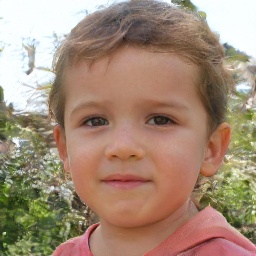
#> input picture datasets/fake/Fake pictures (train)/ZQSLVIEG4A.jpg, 256 x 256 px; its folder holds only this picture in this run
$ python -i ocular.py   (imports and definitions only)
#> lines starting #> are read from the running program, lines starting #| are printed output that depends on the picture; after the words box and inside, x2 and y2 are one past the last pixel; in counts of white or black regions, pixels touching at a corner belong together
#> further down, picture is the input picture: shape (256, 256, 3); mean B, G, R 119.1, 138.9, 164
### sentinel/detect.py
"""Face and eye localisation, with a graceful ladder of backends.

Why this file exists: the prototype modules this project inherited all call
``cv2.data.haarcascades`` directly at import time. OpenCV 5 dropped the bundled
cascade XML files, so on a current install those modules raise before they
analyse anything. Detection is therefore isolated here, behind one interface,
with an explicit fallback ladder:

1. **YuNet** (``cv2.FaceDetectorYN``) if an ONNX model is available. Best
   quality and it returns eye landmarks directly, so no second cascade pass.
2. **Haar cascades** from ``cv2.data`` when OpenCV ships them.
3. **Abstain** -- report that detection is unavailable rather than crashing.

Set ``SENTINEL_YUNET_MODEL`` to a YuNet ONNX path to enable backend 1.
"""

from __future__ import annotations

import os
from dataclasses import dataclass, field

import cv2
import numpy as np

YUNET_ENV = "SENTINEL_YUNET_MODEL"


@dataclass
class EyeRegion:
    """An axis-aligned eye box in full-image coordinates."""

    x: int
    y: int
    w: int
    h: int
    #: Landmark centre if the backend supplied one, else the box centre.
    cx: float = 0.0
    cy: float = 0.0

    def clamp(self, width: int, height: int) -> "EyeRegion":
        x = max(0, min(width - 1, self.x))
        y = max(0, min(height - 1, self.y))
        w = max(1, min(width - x, self.w))
        h = max(1, min(height - y, self.h))
        return EyeRegion(x, y, w, h, self.cx, self.cy)


@dataclass
class FaceDetection:
    x: int
    y: int
    w: int
    h: int
    score: float = 1.0
    eyes: list[EyeRegion] = field(default_factory=list)
    backend: str = ""

    @property
    def area(self) -> int:
        return self.w * self.h


class DetectorUnavailable(RuntimeError):
    """No detection backend could be initialised on this install."""


class FaceEyeDetector:
    """Locates the most prominent face and its two eyes."""

    def __init__(self, yunet_model: str | None = None) -> None:
        self.backend = "none"
        self._yunet = None
        self._face_cascade = None
        self._eye_cascade = None

        model = yunet_model or os.environ.get(YUNET_ENV)
        if model and os.path.exists(model) and hasattr(cv2, "FaceDetectorYN"):
            try:
                self._yunet = cv2.FaceDetectorYN.create(
                    model, "", (320, 320), 0.7, 0.3, 5000
                )
                self.backend = "yunet"
            except cv2.error:
                self._yunet = None

        if self._yunet is None:
            haar = getattr(getattr(cv2, "data", None), "haarcascades", None)
            if haar and os.path.isdir(haar):
                fc = os.path.join(haar, "haarcascade_frontalface_default.xml")
                ec = os.path.join(haar, "haarcascade_eye.xml")
                if os.path.exists(fc) and os.path.exists(ec):
                    face = cv2.CascadeClassifier(fc)
                    eye = cv2.CascadeClassifier(ec)
                    if not face.empty() and not eye.empty():
                        self._face_cascade = face
                        self._eye_cascade = eye
                        self.backend = "haar"

    @property
    def available(self) -> bool:
        return self.backend != "none"

    def detect(self, bgr: np.ndarray) -> FaceDetection | None:
        """Return the largest detected face, or None. Never raises on no-face."""
        if not self.available:
            raise DetectorUnavailable(
                "No face detector available. Install opencv-python-headless<5 "
                f"for bundled Haar cascades, or set {YUNET_ENV} to a YuNet "
                "ONNX model."
            )
        if self.backend == "yunet":
            return self._detect_yunet(bgr)
        return self._detect_haar(bgr)

    # -- backends --------------------------------------------------------
    # [25 lines left out: function _detect_yunet, not called in this run]

    def _detect_haar(self, bgr: np.ndarray) -> FaceDetection | None:
        gray = cv2.cvtColor(bgr, cv2.COLOR_BGR2GRAY)
        gray = cv2.equalizeHist(gray)
        h, w = gray.shape[:2]
        min_face = max(40, int(min(h, w) * 0.18))
        faces = self._face_cascade.detectMultiScale(
            gray, scaleFactor=1.1, minNeighbors=5, minSize=(min_face, min_face)
        )
#> faces = [[38, 48, 179, 179]]
        if len(faces) == 0:
            return None
        fx, fy, fw, fh = max(faces, key=lambda b: int(b[2]) * int(b[3]))
#> fx = 38; fy = 48; fw = 179; fh = 179

        # Eyes sit in the upper ~60% of the face box; searching only there
        # removes most nostril/mouth false positives the eye cascade makes.
        roi_h = int(fh * 0.6)
#> roi_h = 107
        roi = gray[fy : fy + roi_h, fx : fx + fw]
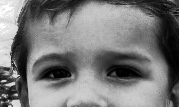
#> roi: shape (107, 179); min 0, max 255, mean 121.8
        raw = self._eye_cascade.detectMultiScale(
            roi,
            scaleFactor=1.05,
            minNeighbors=6,
            minSize=(max(12, int(fw * 0.10)), max(12, int(fw * 0.10))),
        )
#> raw = [[99, 53, 38, 38], [32, 50, 47, 47]]
        eyes = [
            EyeRegion(
                x=fx + int(ex),
                y=fy + int(ey),
                w=int(ew),
                h=int(eh),
                cx=fx + ex + ew / 2.0,
                cy=fy + ey + eh / 2.0,
            ).clamp(w, h)
            for (ex, ey, ew, eh) in raw
        ]
#> eyes = 2 items
        # Keep the two largest, then order left-to-right in viewer space.
        eyes.sort(key=lambda e: e.w * e.h, reverse=True)
        eyes = sorted(eyes[:2], key=lambda e: e.x)
        return FaceDetection(
            int(fx), int(fy), int(fw), int(fh), 1.0, eyes, "haar"
        )


_SHARED: FaceEyeDetector | None = None


def shared_detector() -> FaceEyeDetector:
    """Process-wide detector; cascade loading is slow enough to matter."""
    global _SHARED
    if _SHARED is None:
        _SHARED = FaceEyeDetector()
    return _SHARED

### sentinel/image/ocular.py
"""Ocular physics: catch-light geometry and cross-eye environment parity.

The premise, which is sound: a cornea is a convex mirror. Two corneas on one
face see the same room from almost the same place, so under a single dominant
light the specular highlight ("catch light") must appear at nearly the same
position on each cornea, at nearly the same size and shape. Generative models
paint each eye from local context and routinely disagree.

Two engineering points the prototype got wrong, fixed here:

* **Everything is normalised by eye width.** The prototype measured glint
  displacement in raw pixels, which makes the same face score differently at
  1024px and 256px. Every distance below is a fraction of the eye box.
* **Sub-pixel centroids.** Taking ``argmax`` of a blurred patch quantises the
  angle badly on small eyes; an intensity-weighted centroid over the highlight
  mask is stable to a fraction of a pixel.
"""

from __future__ import annotations

import math

import cv2
import numpy as np

from ..detect import DetectorUnavailable, EyeRegion, FaceEyeDetector, shared_detector
from ..types import SYNTHETIC_HIGH, ModuleReport, Signal

MODULE = "ocular"

#: Eye patches are resampled to this square before measurement, so that a
#: 20px eye and a 200px eye produce comparable shape statistics.
NORM_DIM = 128

#: Highlight blobs smaller than this (in NORM_DIM space) are unmeasurable.
MIN_HIGHLIGHT_AREA = 4.0


def _weighted_centroid(patch: np.ndarray, mask: np.ndarray) -> tuple[float, float]:
    """Intensity-weighted centroid of `patch` within `mask`, in patch coords."""
    ys, xs = np.nonzero(mask)
    if len(xs) == 0:
        return float(patch.shape[1]) / 2.0, float(patch.shape[0]) / 2.0
    w = patch[ys, xs].astype(np.float64)
    total = float(w.sum())
    if total <= 0:
        return float(xs.mean()), float(ys.mean())
    return float((xs * w).sum() / total), float((ys * w).sum() / total)


def _analyse_eye(bgr: np.ndarray, eye: EyeRegion) -> dict | None:
    """Measure one eye. Returns None if the patch is unusable."""
    patch = bgr[eye.y : eye.y + eye.h, eye.x : eye.x + eye.w]
    if patch.size == 0 or min(patch.shape[:2]) < 8:
        return None

    norm = cv2.resize(patch, (NORM_DIM, NORM_DIM), interpolation=cv2.INTER_LANCZOS4)
    gray = cv2.cvtColor(norm, cv2.COLOR_BGR2GRAY)
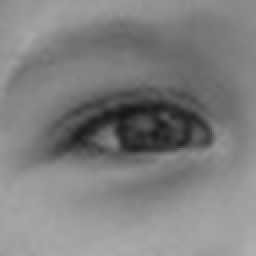
#> gray: shape (128, 128) (shown 2 times larger); min 23, max 175, mean 127.3

    peak = float(gray.max())
#> peak = 175
    floor = float(gray.min())
#> floor = 23
    if peak - floor < 12.0:
        # A flat patch (closed eye, sunglasses, motion blur) has no geometry
        # to measure. Better to say so than to measure noise.
        return None

    # Highlight = the top slice of the intensity range within this eye. Using a
    # relative threshold rather than a fixed 190 keeps dark and bright
    # exposures comparable.
    thresh = floor + 0.82 * (peak - floor)
#> thresh = 147.6
    mask = (gray >= thresh).astype(np.uint8) * 255
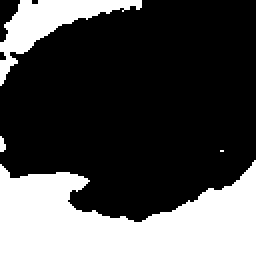
#> mask: shape (128, 128) (shown 2 times larger); 29.9% white; 4 white regions (2 under 20 px)
    contours, _ = cv2.findContours(mask, cv2.RETR_EXTERNAL, cv2.CHAIN_APPROX_SIMPLE)
#> contours = 4 contours, 2 with area under 20; largest, box (x1, y1, x2, y2) and area: (0, 80, 128, 128) 3768, (0, 0, 71, 43) 817
    if not contours:
        return None
    blob = max(contours, key=cv2.contourArea)
#> blob = contour of 82 points, box (x1, y1, x2, y2) (0, 80, 128, 128), area 3768
    area = float(cv2.contourArea(blob))
#> area = 3768
    perim = float(cv2.arcLength(blob, True))
#> perim = 404.2
    circularity = (
        min(1.0, 4.0 * math.pi * area / (perim * perim)) if perim > 0 else 0.0
    )
#> circularity = 0.29
    if area < MIN_HIGHLIGHT_AREA:
        # A one- or two-pixel blob has no reliable shape or centroid. Its
        # area ratio against the other eye explodes to meaningless numbers,
        # so abstain rather than emit noise.
        return None

    blob_mask = np.zeros_like(gray)
    cv2.drawContours(blob_mask, [blob], -1, 255, -1)
#> blob_mask: shape (128, 128); 24.2% white; 1 white region, box (x1, y1, x2, y2) and area: (0, 80, 128, 128) 3957
    gx, gy = _weighted_centroid(gray, blob_mask > 0)
#> in _weighted_centroid, `ys, xs = np.nonzero(mask)`: ys = 3957 values from 80 to 127; xs = 3957 values, max 127 at index 0, min 0 at index 3, mean 61.1
#> in _weighted_centroid, `w = patch[ys, xs].astype(np.float64)`: w = 3957 values, max 175 at index 3570, min 148 at index 0, mean 159
#> in _weighted_centroid, `total = float(w.sum())`: total = 629140
#> gx = 61.17; gy = 110.8

    # Pupil proxy: darkest region of the blurred patch, again as a centroid.
    blurred = cv2.GaussianBlur(gray, (9, 9), 0)
    dark_thresh = float(blurred.min()) + 0.18 * (float(blurred.max()) - float(blurred.min()))
#> dark_thresh = 55.1
    dark_mask = blurred <= dark_thresh
#> dark_mask: shape (128, 128) bool; 4.2% white; 1 white region, box (x1, y1, x2, y2) and area: (35, 51, 98, 75) 693
    inv = (255 - blurred).astype(np.uint8)
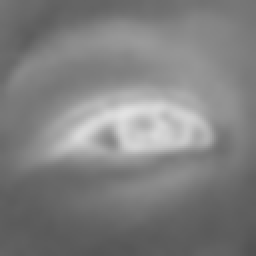
#> inv: shape (128, 128) (shown 2 times larger); min 81, max 226, mean 127.7
    px, py = _weighted_centroid(inv, dark_mask)
#> px = 67.97; py = 62.17

    dx, dy = gx - px, gy - py
#> dx = -6.8; dy = 48.59
    return {
        "glint_xy": (gx, gy),
        "pupil_xy": (px, py),
        # Offset as a fraction of eye width -- scale invariant.
        "offset_frac": math.hypot(dx, dy) / NORM_DIM,
        "angle_deg": math.degrees(math.atan2(dy, dx)),
        # Highlight area as a fraction of the eye patch -- scale invariant.
        "area_frac": area / float(NORM_DIM * NORM_DIM),
        "circularity": circularity,
        "peak_luma": peak,
        "contrast": peak - floor,
        "norm_bgr": norm,
        "mask": mask,
    }


def _panorama(norm_bgr: np.ndarray) -> np.ndarray:
    """Unwrap a corneal disc to a polar strip.

    A true inverse-parabolic reflection map needs the eye's 3D pose, which a
    2D crop does not give us. A log-polar unwrap about the eye centre captures
    the same thing this test actually needs -- the angular arrangement of what
    the cornea reflects -- without pretending to a calibration we do not have.
    """
    c = NORM_DIM / 2.0
    return cv2.warpPolar(
        norm_bgr,
        (128, 64),
        (c, c),
        c * 0.9,
        cv2.INTER_LINEAR + cv2.WARP_POLAR_LINEAR,
    )


def _ssim(a: np.ndarray, b: np.ndarray) -> float:
    a = a.astype(np.float64)
    b = b.astype(np.float64)
    c1, c2 = (0.01 * 255) ** 2, (0.03 * 255) ** 2
    mu_a = cv2.GaussianBlur(a, (11, 11), 1.5)
    mu_b = cv2.GaussianBlur(b, (11, 11), 1.5)
    va = cv2.GaussianBlur(a * a, (11, 11), 1.5) - mu_a * mu_a
    vb = cv2.GaussianBlur(b * b, (11, 11), 1.5) - mu_b * mu_b
    vab = cv2.GaussianBlur(a * b, (11, 11), 1.5) - mu_a * mu_b
    smap = ((2 * mu_a * mu_b + c1) * (2 * vab + c2)) / (
        (mu_a**2 + mu_b**2 + c1) * (va + vb + c2)
    )
    return float(np.mean(smap))


# [30 lines left out: function _all_missing, not called in this run]


def analyse(bgr: np.ndarray, detector: FaceEyeDetector | None = None) -> ModuleReport:
    rep = ModuleReport(module=MODULE)
    det = detector or shared_detector()

    try:
        face = det.detect(bgr)
    except DetectorUnavailable as exc:
        rep.error = str(exc)
        rep.signals = _all_missing("no face detector available")
        return rep

    if face is None:
        rep.signals = _all_missing("no face detected")
        rep.notes.append("No face found; ocular physics not applicable.")
        return rep

    if len(face.eyes) < 2:
        rep.signals = _all_missing(
            f"needs two visible eyes, found {len(face.eyes)}"
        )
        rep.notes.append(
            "Fewer than two eyes localised (occlusion, eyewear, or profile pose)."
        )
        return rep

    left = _analyse_eye(bgr, face.eyes[0])
#> left = 10 items
    right = _analyse_eye(bgr, face.eyes[1])
#> in _analyse_eye (call 2), `gray = cv2.cvtColor(norm, cv2.COLOR_BGR2GRAY)`:
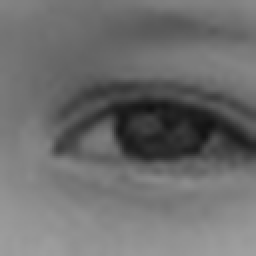
#> gray: shape (128, 128) (shown 2 times larger); min 19, max 159, mean 109.3
#> in _analyse_eye (call 2), `peak = float(gray.max())`: peak = 159
#> in _analyse_eye (call 2), `floor = float(gray.min())`: floor = 19
#> in _analyse_eye (call 2), `thresh = floor + 0.82 * (peak - floor)`: thresh = 133.8
#> in _analyse_eye (call 2), `contours, _ = cv2.findContours(mask, cv2.RETR_EXTERNAL, cv2.CHAIN_APPR..`: contours = 5 contours, 4 with area under 20; largest, box (x1, y1, x2, y2) and area: (0, 78, 128, 128) 3014
#> in _analyse_eye (call 2), `blob = max(contours, key=cv2.contourArea)`: blob = contour of 81 points, box (x1, y1, x2, y2) (0, 78, 128, 128), area 3014
#> in _analyse_eye (call 2), `area = float(cv2.contourArea(blob))`: area = 3013.5
#> in _analyse_eye (call 2), `perim = float(cv2.arcLength(blob, True))`: perim = 372.1
#> in _analyse_eye (call 2), `circularity = ( min(1.0, 4.0 * math.pi * area / (perim * perim)) if pe..`: circularity = 0.273
#> in _analyse_eye (call 2), `gx, gy = _weighted_centroid(gray, blob_mask > 0)`: gx = 55.8; gy = 113.9
#> in _analyse_eye (call 2), `dark_thresh = float(blurred.min()) + 0.18 * (float(blurred.max()) - fl..`: dark_thresh = 46.66
#> in _analyse_eye (call 2), `inv = (255 - blurred).astype(np.uint8)`:
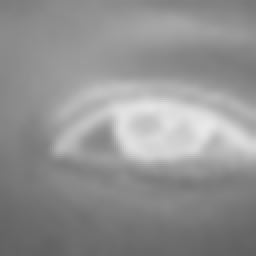
#> inv: shape (128, 128) (shown 2 times larger); min 96, max 233, mean 145.7
#> in _analyse_eye (call 2), `px, py = _weighted_centroid(inv, dark_mask)`: px = 85.45; py = 63.63
#> in _analyse_eye (call 2), `dx, dy = gx - px, gy - py`: dx = -29.65; dy = 50.3
#> right = 10 items
    if left is None or right is None:
        rep.signals = _all_missing("eye patch had no measurable highlight")
        return rep

    angle_delta = abs(left["angle_deg"] - right["angle_deg"])
#> angle_delta = 22.55
    if angle_delta > 180.0:
        angle_delta = 360.0 - angle_delta

    offset_delta = abs(left["offset_frac"] - right["offset_frac"])
#> offset_delta = 0.0728
    circ_delta = abs(left["circularity"] - right["circularity"])
#> circ_delta = 0.0164

    a1, a2 = left["area_frac"], right["area_frac"]
#> a1 = 0.23; a2 = 0.184
    lo, hi = min(a1, a2), max(a1, a2)
#> lo = 0.184; hi = 0.23
    # Ratio in [1, inf); 1.0 means the two highlights are the same size.
    area_ratio = (hi / lo) if lo > 1e-9 else 50.0
#> area_ratio = 1.25

    pano_l = cv2.cvtColor(_panorama(left["norm_bgr"]), cv2.COLOR_BGR2GRAY)
    pano_r = cv2.cvtColor(_panorama(right["norm_bgr"]), cv2.COLOR_BGR2GRAY)
    env_dissimilarity = 1.0 - _ssim(pano_l, pano_r)
#> in _ssim, `smap = ((2 * mu_a * mu_b + c1) * (2 * vab + c2)) / ( (mu_a**2 + mu_b**..`:
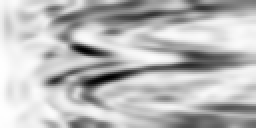
#> smap: shape (64, 128) float64 (shown 2 times larger); min -0.512, max 0.994, mean 0.588; drawn with min black and max white
#> env_dissimilarity = 0.412

    rep.signals = [
        Signal(
            key="ocular_angle_divergence",
            label="Catch-light angular divergence between eyes",
            value=round(angle_delta, 3),
            unit="deg",
            direction=SYNTHETIC_HIGH,
            context={
                "left_angle_deg": round(left["angle_deg"], 2),
                "right_angle_deg": round(right["angle_deg"], 2),
            },
        ),
        Signal(
            key="ocular_offset_disparity",
            label="Catch-light offset disparity between eyes",
            value=round(offset_delta, 5),
            unit="fraction of eye width",
            direction=SYNTHETIC_HIGH,
            context={
                "left_offset_frac": round(left["offset_frac"], 4),
                "right_offset_frac": round(right["offset_frac"], 4),
            },
        ),
        Signal(
            key="ocular_circularity_delta",
            label="Catch-light shape mismatch between eyes",
            value=round(circ_delta, 5),
            direction=SYNTHETIC_HIGH,
            context={
                "left_circularity": round(left["circularity"], 4),
                "right_circularity": round(right["circularity"], 4),
            },
        ),
        Signal(
            key="ocular_area_ratio",
            label="Catch-light size ratio between eyes",
            value=round(area_ratio, 4),
            unit="x",
            direction=SYNTHETIC_HIGH,
            context={
                "left_area_frac": round(a1, 6),
                "right_area_frac": round(a2, 6),
            },
        ),
        Signal(
            key="corneal_env_dissimilarity",
            label="Reflected-environment mismatch between eyes",
            value=round(env_dissimilarity, 5),
            direction=SYNTHETIC_HIGH,
        ),
    ]
    rep.notes.append(f"Face via {face.backend} backend; two eyes measured.")
    return rep

>>> import cv2
>>> picture = cv2.imread('../../datasets/fake/Fake pictures (train)/ZQSLVIEG4A.jpg')
>>> result = analyse(picture)

$ run again, on datasets/fake/Fake pictures (train)/ZQTXFLINVA.jpg
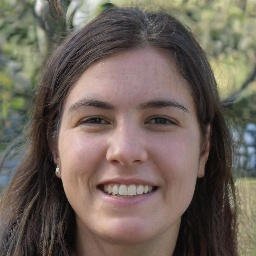
#> input picture datasets/fake/Fake pictures (train)/ZQTXFLINVA.jpg, 256 x 256 px
#> picture is the input picture: shape (256, 256, 3); mean B, G, R 91.1, 100.4, 112.3
#> faces = [[35, 49, 180, 180]]
#> fx = 35; fy = 49; fw = 180
#> roi_h = 108
#> raw = [[99, 48, 47, 47], [35, 45, 51, 51]]
#> eyes = 2 items
#> peak = 212
#> floor = 12
#> thresh = 176
#> in _analyse_eye, `mask = (gray >= thresh).astype(np.uint8) * 255`:
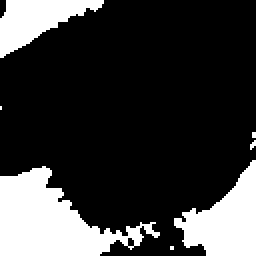
#> mask: shape (128, 128) (shown 2 times larger); 22.5% white; 7 white regions (4 under 20 px)
#> contours = 7 contours, 4 with area under 20; largest, box (x1, y1, x2, y2) and area: (0, 83, 80, 128) 1708, (87, 80, 128, 128) 1002, (0, 0, 52, 29) 685
#> blob = contour of 110 points, box (x1, y1, x2, y2) (0, 83, 80, 128), area 1708
#> area = 1708.5
#> perim = 283.6
#> circularity = 0.267
#> blob_mask: shape (128, 128); 11.2% white; 1 white region, box (x1, y1, x2, y2) and area: (0, 83, 80, 128) 1837
#> ys = 1837 values from 83 to 127; xs = 1837 values, max 79 at index 1151, min 0 at index 54, mean 25.02
#> in _weighted_centroid, `w = patch[ys, xs].astype(np.float64)`: w = 1837 values, max 212 at index 1100, min 171 at index 1432, mean 191.4
#> total = 351624
#> gx = 24.35; gy = 110.4
#> dark_thresh = 53.38
#> dark_mask: shape (128, 128) bool; 5.1% white; 4 white regions (1 under 20 px), largest, box (x1, y1, x2, y2) and area: (32, 58, 86, 74) 530, (61, 23, 95, 35) 227, (87, 65, 101, 75) 68
#> px = 68.01; py = 56.26
#> dx = -43.65; dy = 54.1
#> left = 10 items
#> patch: shape (47, 47, 3)
#> contours = 16 contours, 11 with area under 20; largest, box (x1, y1, x2, y2) and area: (0, 39, 128, 128) 3827, (79, 0, 128, 19) 302, (24, 0, 51, 6) 76, (0, 0, 11, 8) 33, (120, 34, 128, 42) 32
#> blob_mask: shape (128, 128); 24.8% white; 1 white region, box (x1, y1, x2, y2) and area: (0, 39, 128, 128) 4067
#> dark_mask: shape (128, 128) bool; 4.8% white; 3 white regions, box (x1, y1, x2, y2) and area: (45, 55, 113, 74) 625, (55, 17, 82, 24) 123, (31, 66, 41, 72) 35
#> right = 10 items
#> angle_delta = 18.23
#> offset_delta = 0.126
#> circ_delta = 0.0853
#> a1 = 0.104; a2 = 0.234
#> lo = 0.104; hi = 0.234
#> area_ratio = 2.24
#> in _ssim, `smap = ((2 * mu_a * mu_b + c1) * (2 * vab + c2)) / ( (mu_a**2 + mu_b**..`:
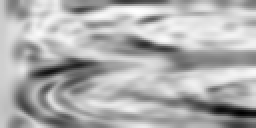
#> smap: shape (64, 128) float64 (shown 2 times larger); min -0.756, max 0.963, mean 0.425; drawn with min black and max white
#> env_dissimilarity = 0.575
